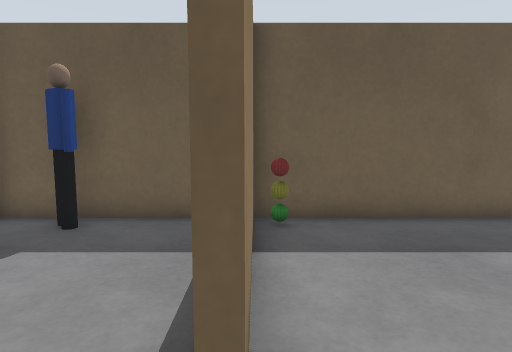
View 1 (above)

17 first-person views from a walk through a robot-simulator world made for Gazebo. The camera is 0.94 m above the floor, tilts 6° down and sees 75° across. Floor lines are 1 m apart. The floor is counted in squares, 0.5 m on a side. Each view is taken from the middle of a square. On the plan, view 1 faces up. The plan holds only what a view shows up to about 17 squares ahead; the rest is blank. The place goes on beyond the plan. Simple shapes stand in for some stock models. Some surface patterns are stand-ins.

View 2
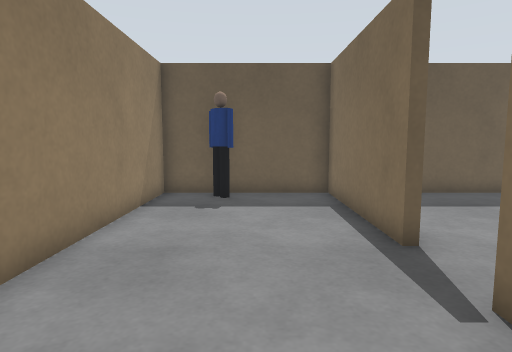

View 3
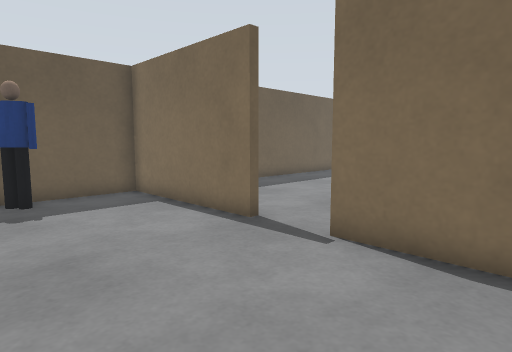

View 4
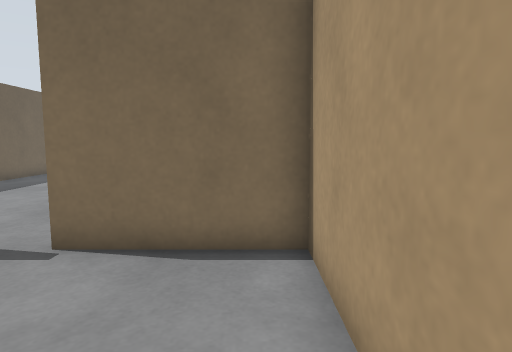

View 5
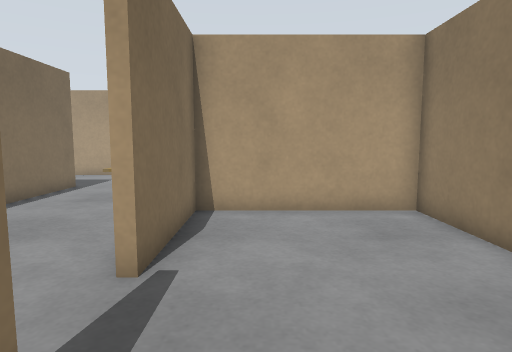

View 6
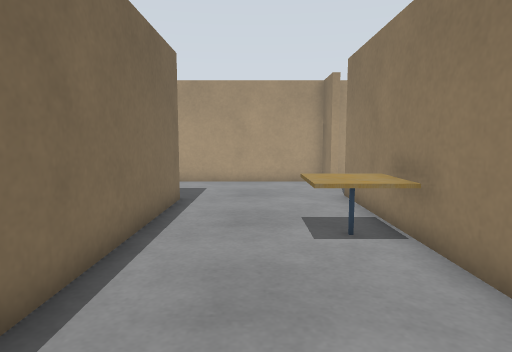

View 7
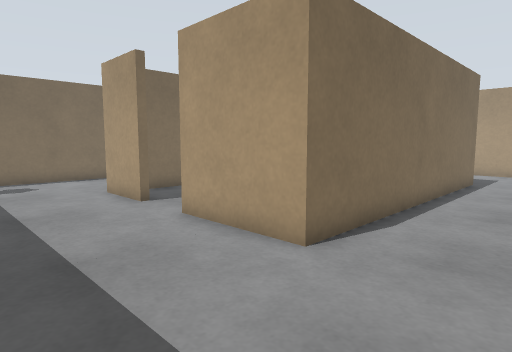

View 8
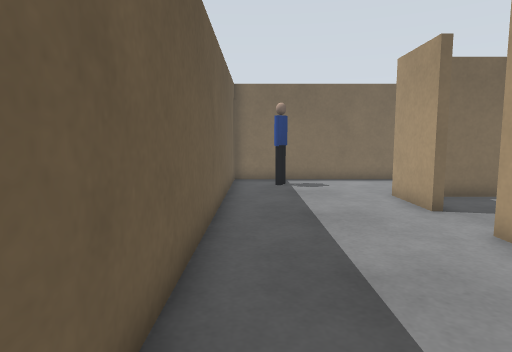

View 9
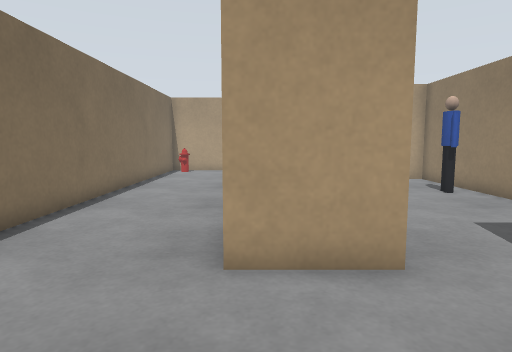

View 10
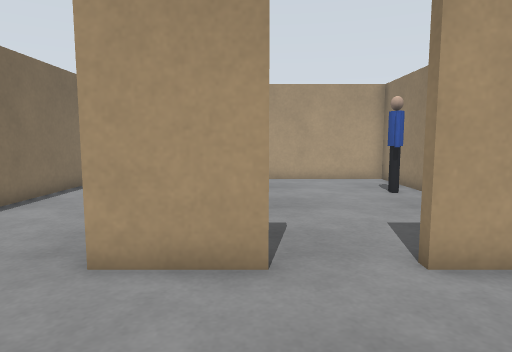

View 11
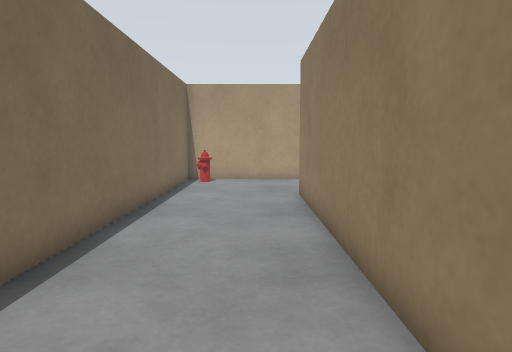

View 12
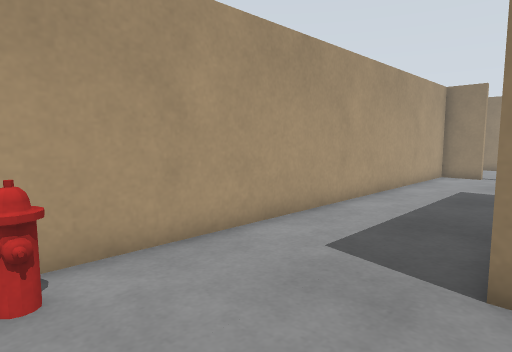

View 13
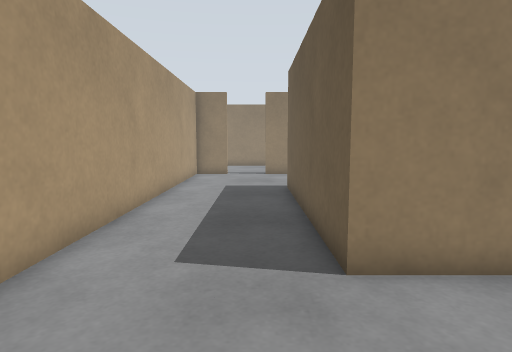

View 14
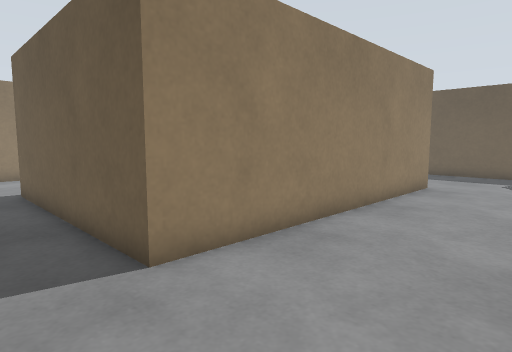

View 15
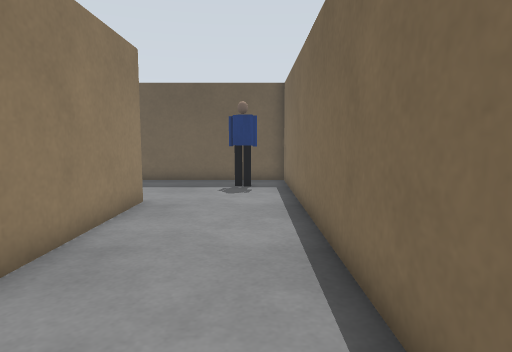

View 16
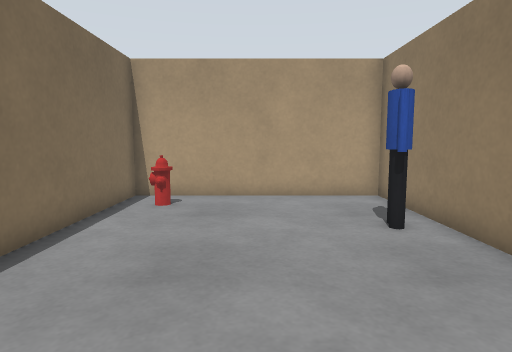

View 17
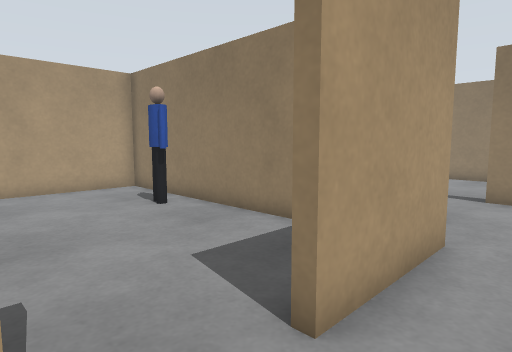

### Floor plan
Points are (right, up) in squares from view 1. A wall is a line through its corners. A room is listed if a view was taken in it or the views show most of it. See-through windows are left out.
Room 1 (views 1, 2, 3, 4, 5)
walls: (-0.4, 1.8) (-0.4, 8) (-6.3, 8) (-6.3, -4.9) (-0.4, -4.9) (-0.4, -0.4)
ways out: opening at (0, 0.5) to room 2
objects: person (-4, 7)
Room 2 (views 6, 7, 8, 9, 10, 11, 12, 13, 14, 15, 16, 17)
walls: (-0.1, -2.8) (-0.1, -10.5); (11.8, 1.9) (11.8, 2.3) (14.5, 2.3) (14.5, -9.7) (5.5, -9.7) (5.5, 2.3) (9.5, 2.3) (9.5, 1.9); (-0.1, 5.9) (-0.1, 1.8); (-0.1, -12.6) (-0.1, -14.4) (19.3, -14.4) (19.3, 8) (-0.1, 8)
ways out: opening at (0, 0.5) to room 1; opening at (10.5, 2) to room 3; opening at (0, -11.5); gap at (18, -14)
objects: cafe table (1, -6) to (2, -5); traffic light (1, 7); person (17, 6) to (18, 6); fire hydrant (18, -13)
Room 3 (no view inside)
walls: (14.2, -1.3) (14.2, 0.9); (5.8, -0.9) (5.8, -9.4) (14.2, -9.4) (14.2, -3.3)
ways out: opening at (10.5, 2) to room 2
objects: person (7, -6) to (7, -5); fire hydrant (13, -8)

Positions as (right, up) in squares from view 1, and headings:
1: (0, 0), facing up
2: (-3, -4), facing up
3: (-6, -4), facing up-right
4: (-6, -4), facing right
5: (-2, 4), facing down
6: (3, 1), facing down
7: (2, 7), facing down-right
8: (3, 7), facing right
9: (14, 7), facing down
10: (12, 7), facing down
11: (16, 2), facing down
12: (19, -9), facing down-left
13: (19, -11), facing left
14: (19, -12), facing up-left
15: (18, -8), facing up
16: (10, 2), facing down
17: (12, 4), facing down-left
